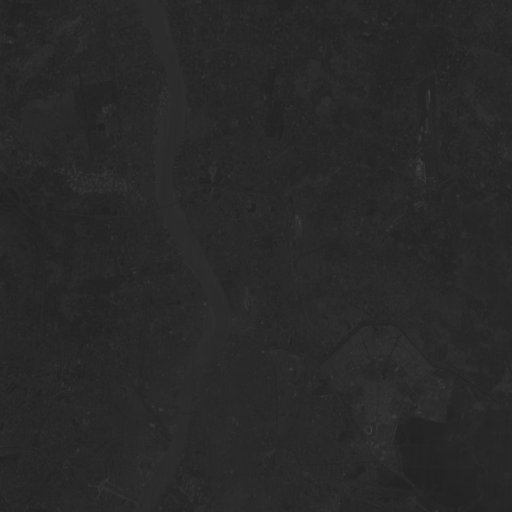
#> input picture AILab/AI Assignment/1.gif, 512 x 512 px; the run also reads 3 pictures not shown here
$ python q1.py   (older library calls are emulated)
#> lines starting #> are read from the running program, lines starting #| are printed output that depends on the picture; long printed decimals are rounded
import numpy as np
import numpy.linalg as la
from matplotlib import pyplot as plt
from PIL import Image

img1 = Image.open('1.gif').convert('L')
img2 = Image.open('2.gif').convert('L')
img3 = Image.open('3.gif').convert('L')
img4 = Image.open('4.gif').convert('L')
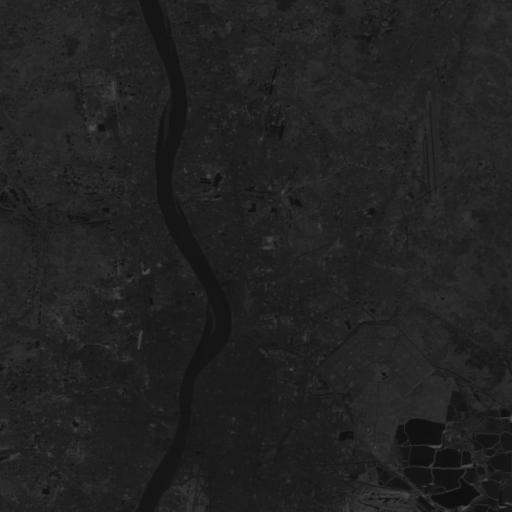
#> img4: PIL image 512x512 L; min 14, max 77, mean 33.6

arr1 = np.asarray(img1, dtype=np.uint8)
arr2 = np.asarray(img2, dtype=np.uint8)
arr3 = np.asarray(img3, dtype=np.uint8)
arr4 = np.asarray(img4, dtype=np.uint8)

M,N = arr1.shape
#> M = 512; N = 512

X = np.zeros((M*N,4), dtype= np.float)
XNorm = np.zeros((M*N,4), dtype= np.float)
k = 0
for i in range(M):
    for j in range(N):
        X[k,0] = arr1[i,j]
        X[k,1] = arr2[i,j]
        X[k,2] = arr3[i,j]
        X[k,3] = arr4[i,j]
        k += 1
#> after the loop, k = 262144
Xmean = np.zeros((4) , dtype= np.float)
Xmean[0] = np.mean(X[:,0])
Xmean[1] = np.mean(X[:,1])
Xmean[2] = np.mean(X[:,2])
Xmean[3] = np.mean(X[:,3])

for i in range(M*N):
    XNorm[i,0] = X[i,0] - Xmean[0]
    XNorm[i,1] = X[i,1] - Xmean[1]
    XNorm[i,2] = X[i,2] - Xmean[2]
    XNorm[i,3] = X[i,3] - Xmean[3]

C = np.dot(XNorm.T,XNorm)
#> C = [[1937383.9, 1670244.4, 2322791.6, 539871.7], [1670244.4, 1730831.9, 2321042.2, 937728.5], [2322791.6, 2321042.2, 4131916.2, 1041290.9], [539871.7, 937728.5, 1041290.9, 9910941.7]]
print(C)
#| [[1937383.879 1670244.416 2322791.649    539871.700]
#|  [1670244.416 1730831.868 2321042.244  937728.480]
#|  [2322791.649   2321042.244 4131916.213  1041290.875 ]
#|  [ 539871.700  937728.480 1041290.875  9910941.707]]
w, v = la.eig(C)
#> w = [10549800.6, 6488462.2, 137966.9, 534844]; v = [[0.175, -0.454, -0.58, 0.653], [0.206, -0.415, 0.805, 0.37], [0.287, -0.683, -0.122, -0.66], [0.919, 0.393, -0.0322, -0.0013]]
print(w)
#| [10549800.587   6488462.201   137966.864   534844.014]
print(v)
#| [[ 0.1751 -0.4543 -0.5797  0.6534]
#|  [ 0.2064 -0.4152  0.805  0.3702]
#|  [ 0.2871 -0.683 -0.1223 -0.6604]
#|  [ 0.9189   0.3932 -0.03219 -0.0013]]

PC1 = np.zeros((M,N), dtype=np.float)
PC2 = np.zeros((M,N), dtype=np.float)
PC3 = np.zeros((M,N), dtype=np.float)
PC4 = np.zeros((M,N), dtype=np.float)

Y = np.dot(XNorm, v)

for i in range(M):
    for j in range(N):
        PC1[i,j] = Y[i * N + j, 0]
        PC2[i,j] = Y[i * N + j, 1]
        PC3[i,j] = Y[i * N + j, 2]
        PC4[i,j] = Y[i * N + j, 3]
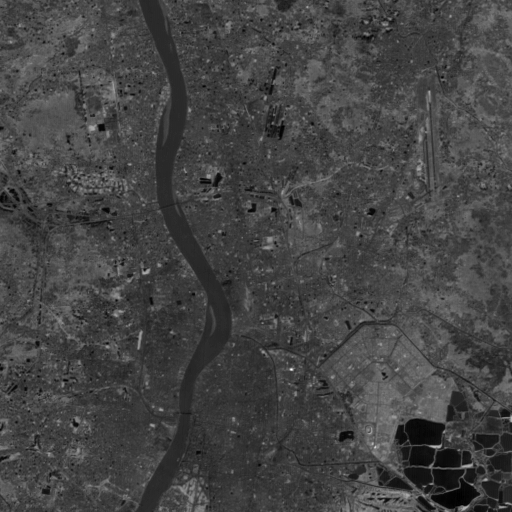
#> PC1: shape (512, 512) float64; min -22.71, max 61.84, mean 0; drawn with min black and max white
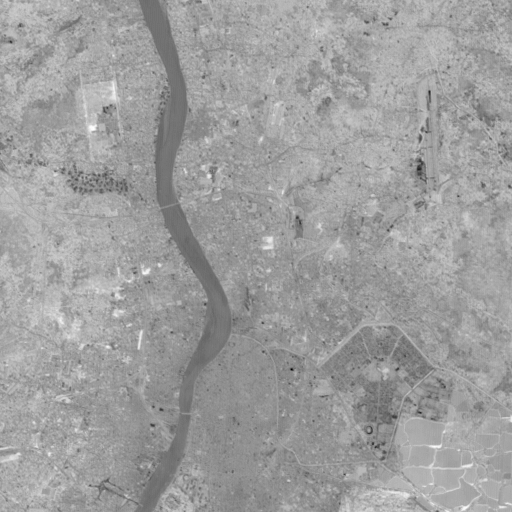
#> PC2: shape (512, 512) float64; min -41.64, max 25.43, mean 0; drawn with min black and max white
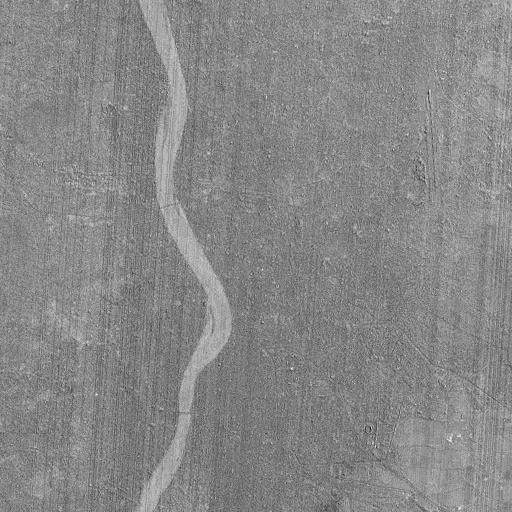
#> PC3: shape (512, 512) float64; min -5.51, max 4.86, mean -2.34e-17; drawn with min black and max white
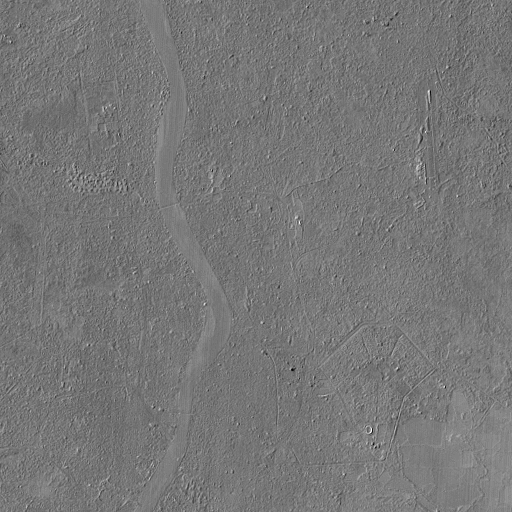
#> PC4: shape (512, 512) float64; min -14.17, max 16.13, mean 5.03e-17; drawn with min black and max white
plt.subplot(221)
plt.imshow(PC1, cmap='gray')
plt.subplot(222)
plt.imshow(PC2, cmap='gray')
plt.subplot(223)
plt.imshow(PC3, cmap='gray')
plt.subplot(224)
plt.imshow(PC4, cmap='gray')
plt.show()
